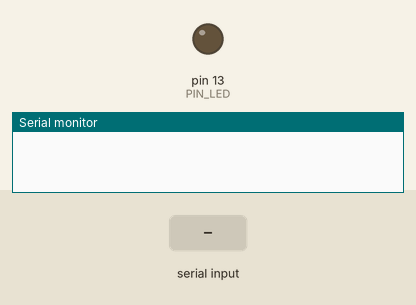
Bench run of a sketch on a simulated Arduino Uno, built with avr-gcc and run on an emulated ATmega328P. On the bench: output pins drawn as LEDs (lit = HIGH), the last lines printed to the serial monitor. Dashed ring = blinking. Inputs (shaded band) come from the test bench.

Above: at 1.2 s.
1.3 s: "5\n" received over Serial
At 1.4 s:
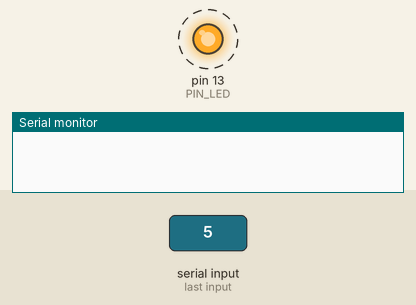
7.2 s: "90 45\n" received over Serial
At 7.6 s:
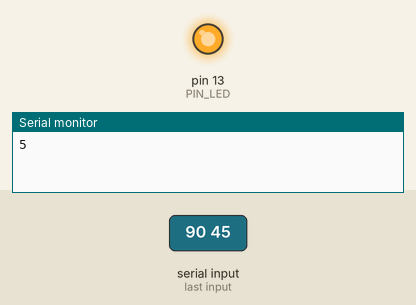
Timing chart, 0 to 16.2 s (numbered marks = the images above; inputs shaded):
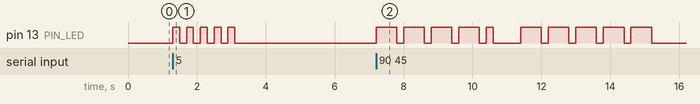

Measured:
- after the input at 1.3 s, pin 13 (PIN_LED): alternates HIGH for 0.20 s and LOW for 0.20 s, 10 changes in all, then stays LOW, starting at once
- after the input at 7.2 s, pin 13 (PIN_LED): goes 4 × (HIGH 0.60 s, LOW 0.20 s), HIGH 0.20 s, LOW 0.80 s, 4 × (HIGH 0.60 s, LOW 0.20 s), HIGH 0.60 s, then LOW, starting at once

The sketch:

main.ino
```cpp
/**
 * Morse standard: International
 * Credits: Luke Paris, Glenn van Driel <3
 * Sources:
 *  [1] Flash functions: https://github.com/dylanmaes/Morse/blob/master/Morse_sender.ino
 *  [2] Morse standards: https://en.wikipedia.org/wiki/Morse_code
 */

// Defined led pin
#define PIN_LED 13

// All morse delays
#define MORSE_DELAY 200
#define MORSE_DELAY_DOT (MORSE_DELAY * 1)
#define MORSE_DELAY_DASH (MORSE_DELAY * 3)
#define MORSE_DELAY_SPACE (MORSE_DELAY * 7)

// All morse characters
#define MORSE_DOT '.'
#define MORSE_DASH '-'


/**
 * All morse letters
 * @var *char[]
 */
char* MORSE_LETTERS[] = {
  ".-",     // A
  "-...",   // B
  "-.-.",   // C
  "-..",    // D
  ".",      // E
  "..-.",   // F
  "--.",    // G
  "....",   // H
  "..",     // I
  ".---",   // J
  "-.-",    // K
  ".-..",   // L
  "--",     // M
  "-.",     // N
  "---",    // O
  ".--.",   // P
  "--.-",   // Q
  ".-.",    // R
  "...",    // S
  "-",      // T
  "..-",    // U
  "...-",   // V
  ".--",    // W
  "-..-",   // X
  "-.--",   // Y
  "--.."    // Z
};


/**
 * All morse numbers
 * @var *char[]
 */
char* MORSE_NUMBERS[] = {
  "-----",   // 0
  ".----",   // 1
  "..---",   // 2
  "...--",   // 3
  "....-",   // 4
  ".....",   // 5
  "-....",   // 6
  "--...",   // 7
  "---..",   // 8
  "----."    // 9
};


/**
 * Setup function
 * Initialize communication with the serial monitor
 * @returns void
 */
void setup() {
  pinMode(PIN_LED, OUTPUT);
  Serial.begin(9600);
}


/**
 * Loop function
 * Code runs forever until the arduino dies
 *
 * How the code figures out the position of the character:
 *
 * If you send: "Hello" it starts with "H"
 * H = 0x48 (decimal: 72)
 * A = 0x41 (decimal: 65)
 *
 * 72 - 65 = 7
 *
 * 7th in the alphabet = H
 * MORSE_LETTERS[7] = H = ....
 *
 * @returns void
 */
void loop() {

  // Current character sent from the serial
  char current;


  // Is there anything to be read from USB?
  if (Serial.available()) {

    // Read a single letter
    current = Serial.read();


    // Lower case letters
    if (current >= 'a' && current <= 'z') {
      flashSequence(MORSE_LETTERS[current - 'a']);
    }

    // Capital case letters
    else if (current >= 'A' && current <= 'Z') {
      flashSequence(MORSE_LETTERS[current - 'A']);
    }

    // Numbers
    else if (current >= '0' && current <= '9') {
      flashSequence(MORSE_NUMBERS[current - '0']);
    }

    // Space character (3500  ms)
    else if (current == ' ') {
      delay(MORSE_DELAY_SPACE);
    }


    // Print output back
    if (current == '\0') {
      Serial.println("");
    } else {
      Serial.print(current);
    }
  }
}


/**
 * Flash a sequence of characters
 * @param char* sequence
 * @returns void
 */
void flashSequence (char* sequence) {

  // Counter
  int i = 0;

  // Loop through every character until an 'end-of-line' (null) character is found
  while (sequence[i] != '\0') {
    flashDotOrDash(sequence[i]);
    i++;
  }

  // Delay between every letter
  delay(MORSE_DELAY * 3);
}


/**
 * Flash a single character
 * @param char
 * @returns void
 */
void flashDotOrDash (char unit) {

  // Turn led on
  digitalWrite(PIN_LED, HIGH);

  // Unit is a dot (500 ms)
  if (unit == MORSE_DOT) {
    delay(MORSE_DELAY_DOT);
  }

  // Unit is a dash (1500 ms)
  if (unit == MORSE_DASH) {
    delay(MORSE_DELAY_DASH);
  }

  // Turn led off and add a delay between a dot and dash (500)
  // Inter-element gap
  digitalWrite(PIN_LED, LOW);
  delay(MORSE_DELAY);
}
```
